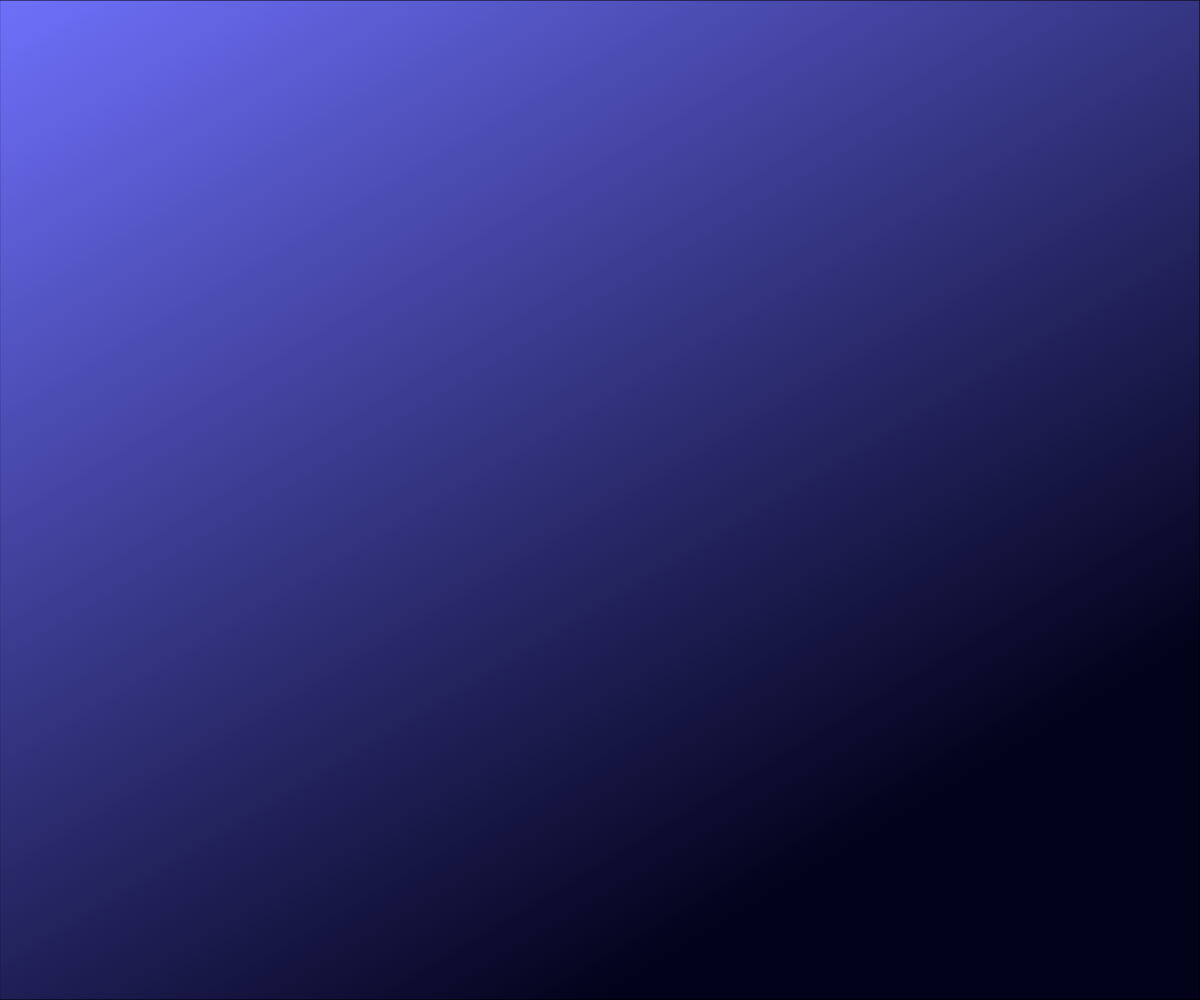
Frame 1 (no input)
Frame 60 (no input): identical to frame 1, image omitted
Frame 120 (the mouse pressed at the canvas centre since frame 60): identical to frame 1, image omitted

The p5.js sketch that drew this single still picture (run headless with seeded random() and noise() and a simulated clock; from frame 60 on, the mouse is pressed at the canvas centre):

// p5.js sketch
// ── sketch.js
let flowers = [];
function setup() {
  createCanvas(windowWidth, windowHeight);
  angleMode(DEGREES);
}

function draw() {
  background(225);
  linearGradientFill(
    -0,
    -0,
    width / 2,
    height,
    color("#6e70fa"),
    color("#03021b")
  );

  rect(0, 0, width, height);

  flowers.map((flower) => {
    flower.update();
    flower.render();
  });
}

function mouseClicked() {
  flowers.push(new Flower(mouseX, mouseY));
}

class Flower {
  constructor(x, y) {
    this.x = x;
    this.y = y;
    this.size = random(20, 100);
  }

  update() {}

  render() {
    push();
    translate(this.x, this.y);
    /*noStroke();
    linearGradientFill(-200, -200, 300, 300, "yellow", "red");

    ellipse(0, 0, 200, 200);
    rect(0, 0, 100, 100);
    translate(200, 0);
    rotate(90);

    ellipse(0, 0, 200, 200);
    rect(0, 0, 100, 100);
    translate(200, 200);

    rotate(90);

    ellipse(0, 0, 200, 200);
    rect(0, 0, 100, 100);
*/
    let theta = 0;
    let num = 5;
    noStroke();
    for (let i = 0; i < num; i++) {
      push();
      rotate(theta);
      translate(-this.size / 2, -this.size / 2);
      linearGradientFill(
        -this.size / 2,
        -this.size,
        this.size * 2,
        this.size * 2,
        "white",
        "red"
      );
      ellipse(0, 0, this.size, this.size);
      rect(0, 0, this.size / 2, this.size / 2);
      fill(255, 200, 200, 150);
      ellipse(this.size * 0.3, this.size * 0.3, 20, 20);
      fill(255, 230, 230, 80);
      ellipse(this.size / 2, this.size / 2, 20, 20);
      pop();
      theta += 360 / num;
    }

    pop();
  }
}

function linearGradientFill(x1, y1, x2, y2, color1, color2) {
  const ctx = canvas.getContext("2d");
  const gradient = ctx.createLinearGradient(x1, y1, x2, y2);
  gradient.addColorStop(0, color1);
  gradient.addColorStop(1, color2);
  ctx.fillStyle = gradient;
}

function shadow(xoff, yoff, blur, col) {
  drawingContext.shadowOffsetX = xoff;
  drawingContext.shadowOffsetY = yoff;
  drawingContext.shadowBlur = blur;
  drawingContext.shadowColor = col;
}
